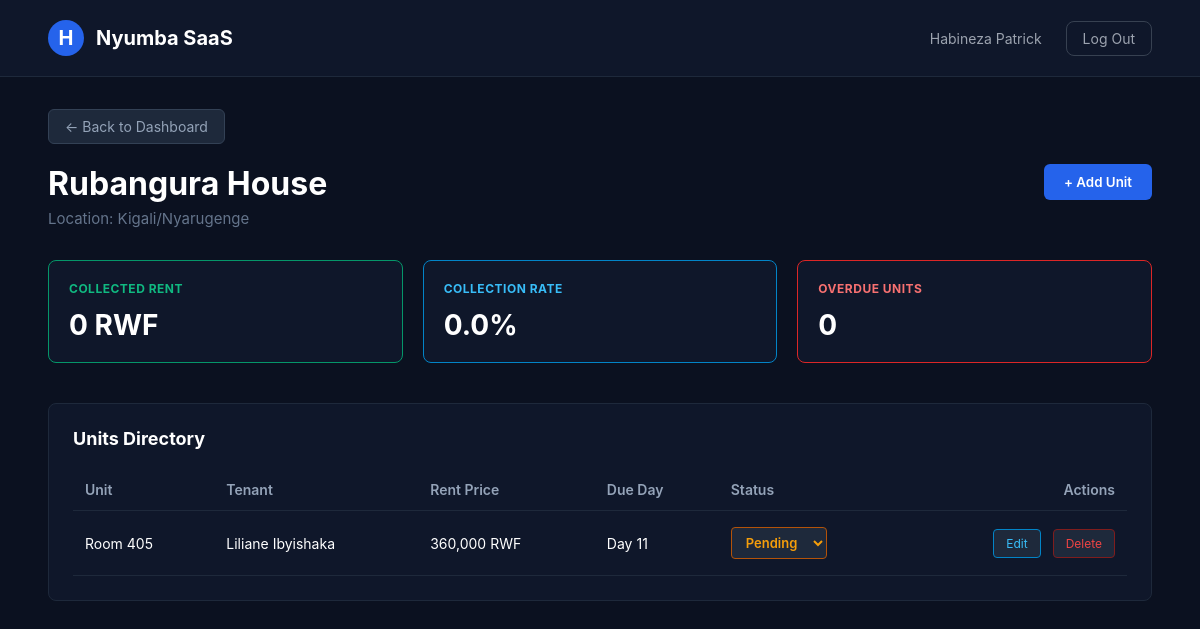
Screenshot of /property/2 (signed in) with the database file from the repository.
### app/models.py (models this page shows)
class User(Base):
    __tablename__ = "users"
    id = Column(Integer, primary_key=True, index=True)
    full_name = Column(String, nullable=True)
    email = Column(String, unique=True, index=True, nullable=True)
    phone_number = Column(String, unique=True, index=True, nullable=True)
    hashed_password = Column(String, nullable=False)
    is_active = Column(Boolean, default=True)
    properties = relationship("Property", back_populates="owner")

class Property(Base):
    __tablename__ = "properties"
    id = Column(Integer, primary_key=True, index=True)
    name = Column(String, nullable=False)
    address = Column(String, nullable=False)
    owner_id = Column(Integer, ForeignKey("users.id"))
    owner = relationship("User", back_populates="properties")
    units = relationship("Unit", back_populates="property", cascade="all, delete-orphan")

class Unit(Base):
    __tablename__ = "units"
    id = Column(Integer, primary_key=True, index=True)
    unit_name = Column(String, nullable=False)
    tenant_name = Column(String, default="")
    rent_price = Column(Float, default=0.0)
    due_day = Column(Integer, default=5)
    status = Column(String, default="Pending")
    property_id = Column(Integer, ForeignKey("properties.id"))
    property = relationship("Property", back_populates="units")

### app/main.py (the view)
@app.get("/property/{property_id}", response_class=HTMLResponse)
def get_property_detail(property_id: int, request: Request, db: Session = Depends(get_db)):
    user_id = request.cookies.get("user_id")
    if not user_id:
        return RedirectResponse(url="/signin", status_code=status.HTTP_303_SEE_OTHER)
    try:
        user = db.query(models.User).filter(models.User.id == int(user_id)).first()
    except (ValueError, TypeError):
        user = None
    if not user:
        response = RedirectResponse(url="/signin", status_code=status.HTTP_303_SEE_OTHER)
        response.delete_cookie("user_id")
        return response
    prop = db.query(models.Property).filter(
        models.Property.id == property_id,
        models.Property.owner_id == user.id
    ).first()
    if not prop:
        return RedirectResponse(url="/dashboard", status_code=status.HTTP_303_SEE_OTHER)
    units = prop.units
    total_units = len(units)
    paid_units = sum(1 for u in units if u.status == "Paid")
    overdue_units = sum(1 for u in units if u.status == "Overdue")
    collected_rent = sum(u.rent_price for u in units if u.status == "Paid")
    collection_rate = (paid_units / total_units * 100) if total_units > 0 else 0.0
    return templates.TemplateResponse(
        request=request,
        name="property_detail.html",
        context={
            "user": user,
            "property": prop,
            "units": units,
            "collected_rent": collected_rent,
            "collection_rate": collection_rate,
            "overdue_units": overdue_units
        }
    )

### app/templates/property_detail.html (shortened to what this page needs)
<!DOCTYPE html>
<html lang="en">
<head>
</head>
<body>
    <nav class="navbar">
        <a href="/" class="brand-link">
            <div class="avatar">{{ user.full_name[0] if user and user.full_name else 'N' }}</div>
            <span>Nyumba SaaS</span>
        </a>
        <div class="user-menu">
            <span style="font-size: 0.875rem; color: #9ca3af;">{{ user.full_name if user else 'User' }}</span>
            <a href="/logout" class="logout-btn">Log Out</a>
        </div>
    </nav>
    <div class="container">
        <div>
            <a href="/dashboard" class="btn-back">&larr; Back to Dashboard</a>
        </div>
        <div class="property-header">
            <div>
                <h1 class="property-title">{{ property.name }}</h1>
                <p class="property-location">Location: {{ property.address }}</p>
            </div>
            <button class="btn-add" onclick="document.getElementById('addUnitModal').style.display='flex'">+ Add Unit</button>
        </div>
        <div class="stats-grid">
            <div class="stat-card green">
                <div class="stat-label">Collected Rent</div>
                <div class="stat-value">{{ "{:,.0f}".format(collected_rent) }} RWF</div>
            </div>
            <div class="stat-card blue">
                <div class="stat-label">Collection Rate</div>
                <div class="stat-value">{{ "%.1f"|format(collection_rate) }}%</div>
            </div>
            <div class="stat-card red">
                <div class="stat-label">Overdue Units</div>
                <div class="stat-value">{{ overdue_units }}</div>
            </div>
        </div>
        <div class="directory-container">
            <h2 class="directory-title">Units Directory</h2>
            <table>
                <thead>
                    <tr>
                        <th>Unit</th>
                        <th>Tenant</th>
                        <th>Rent Price</th>
                        <th>Due Day</th>
                        <th>Status</th>
                        <th style="text-align: right;">Actions</th>
                    </tr>
                </thead>
                <tbody>
                    {% for unit in units %}
                    <tr>
                        <td>{{ unit.unit_name }}</td>
                        <td>{{ unit.tenant_name if unit.tenant_name else "Vacant" }}</td>
                        <td>{{ "{:,.0f}".format(unit.rent_price) }} RWF</td>
                        <td>Day {{ unit.due_day }}</td>
                        <td>
                            <form action="/unit/{{ unit.id }}/status" method="POST" style="display:inline;">
                                <select name="status" class="status-select {{ unit.status }}" onchange="this.form.submit()">
                                    <option value="Pending" {% if unit.status == 'Pending' %}selected{% endif %}>Pending</option>
                                </select>
                            </form>
                        </td>
                        <td style="text-align: right;">
                            <button class="btn-edit" onclick="openEditModal({{ unit.id }}, '{{ unit.unit_name }}', '{{ unit.tenant_name if unit.tenant_name else '' }}', {{ unit.rent_price }}, {{ unit.due_day }})">Edit</button>
                            <form action="/unit/{{ unit.id }}/delete" method="POST" style="display:inline;">
                                <button type="submit" class="btn-delete" onclick="return confirm('Delete this unit?')">Delete</button>
                            </form>
                        </td>
                    </tr>
                    {% else %}
                    <tr>
                        <td colspan="6" style="text-align: center; color: #64748b; padding: 24px;">No units added yet. Click "+ Add Unit" to create one.</td>
                    </tr>
                    {% endfor %}
                </tbody>
            </table>
        </div>
    </div>
</body>
</html>

### app/templates/property_detail.html (style rules this page uses)
* { margin: 0; padding: 0; box-sizing: border-box; font-family: -apple-system, BlinkMacSystemFont, "Segoe UI", Roboto, Helvetica, Arial, sans-serif; }
body { background-color: #0b1120; color: #ffffff; min-height: 100vh; }
.navbar { display: flex; justify-content: space-between; align-items: center; padding: 1.25rem 3rem; border-bottom: 1px solid #1e293b; background-color: #0f172a; margin-bottom: 32px; }
.brand-link { text-decoration: none; color: #ffffff; display: flex; align-items: center; gap: 0.75rem; font-weight: 700; font-size: 1.25rem; transition: color 0.2s; }
.avatar { width: 36px; height: 36px; background-color: #2563eb; color: #ffffff; border-radius: 50%; display: flex; align-items: center; justify-content: center; font-weight: 700; }
.user-menu { display: flex; align-items: center; gap: 1.5rem; }
.logout-btn { color: #9ca3af; text-decoration: none; font-size: 0.875rem; padding: 0.5rem 1rem; border: 1px solid #374151; border-radius: 0.5rem; transition: all 0.2s; }
.container { padding: 0 48px 48px 48px; }
.btn-back { display: inline-block; background-color: #1e293b; color: #94a3b8; padding: 8px 16px; border-radius: 6px; text-decoration: none; font-size: 14px; margin-bottom: 20px; border: 1px solid #334155; transition: color 0.2s; }
.property-header { display: flex; justify-content: space-between; align-items: flex-start; margin-bottom: 32px; }
.property-title { font-size: 32px; font-weight: 700; margin-bottom: 6px; }
.property-location { color: #64748b; font-size: 15px; }
.btn-add { background-color: #2563eb; color: #ffffff; padding: 10px 20px; border-radius: 6px; border: none; font-weight: 600; cursor: pointer; text-decoration: none; display: inline-block; }
.stats-grid { display: grid; grid-template-columns: repeat(3, 1fr); gap: 20px; margin-bottom: 40px; }
.stat-card { background-color: #0f172a; border-radius: 8px; padding: 20px; border-width: 1.5px; border-style: solid; }
.stat-card.green { border-color: #059669; }
.stat-card.blue { border-color: #0284c7; }
.stat-card.red { border-color: #dc2626; }
.stat-label { font-size: 12px; font-weight: 700; letter-spacing: 0.5px; margin-bottom: 12px; text-transform: uppercase; }
.stat-card.green .stat-label { color: #10b981; }
.stat-card.blue .stat-label { color: #38bdf8; }
.stat-card.red .stat-label { color: #f87171; }
.stat-value { font-size: 28px; font-weight: 700; }
.directory-container { background-color: #0f172a; border-radius: 8px; border: 1px solid #1e293b; padding: 24px; }
.directory-title { font-size: 18px; font-weight: 700; margin-bottom: 20px; }
table { width: 100%; border-collapse: collapse; }
th { text-align: left; padding: 12px; color: #94a3b8; font-size: 14px; font-weight: 600; border-bottom: 1px solid #1e293b; }
td { padding: 16px 12px; border-bottom: 1px solid #1e293b; font-size: 14px; }
.status-select { background-color: #1e293b; border: 1px solid #334155; border-radius: 4px; padding: 6px 10px; font-size: 13px; font-weight: 600; cursor: pointer; outline: none; }
.status-select.Pending { color: #f59e0b; border-color: #b45309; }
.btn-edit { background-color: #1e293b; color: #38bdf8; border: 1px solid #0284c7; padding: 6px 12px; border-radius: 4px; font-size: 12px; cursor: pointer; margin-right: 8px; }
.btn-delete { background-color: #1e293b; color: #ef4444; border: 1px solid #7f1d1d; padding: 6px 12px; border-radius: 4px; font-size: 12px; cursor: pointer; text-decoration: none; display: inline-block; }

### rows the page displays
User: full_name "H", full_name "Habineza Patrick"
Property: name "Rubangura House", address "Kigali/Nyarugenge"
Unit: unit_name "Room 405", tenant_name "Liliane Ibyishaka", rent_price "360,000", due_day "11", status "Pending"

### other values shown
{{ "{:,.0f}".format(collected_rent) }} "0"
{{ "%.1f"|format(collection_rate) }} "0.0"
{{ overdue_units }} "0"
